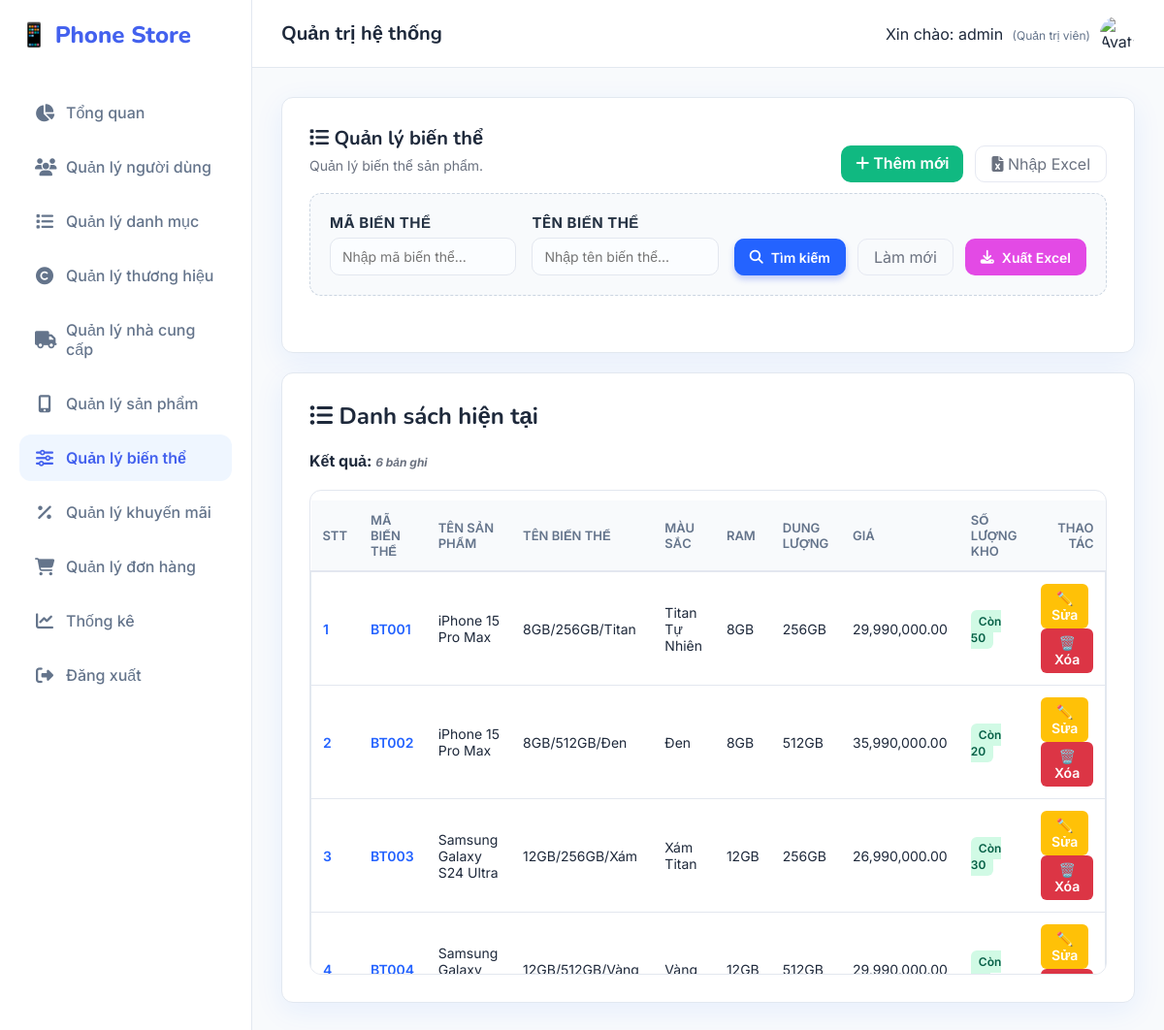
The app's page /BienThe/danhsach (signed in) with its own data.
### tables this page shows
CREATE TABLE `bien_the` (
  `ma_bien_the` varchar(20) NOT NULL,
  `ma_san_pham` varchar(20) NOT NULL,
  `ten_bien_the` varchar(55) DEFAULT NULL,
  `mau_sac` varchar(50) DEFAULT NULL,
  `ram` varchar(50) DEFAULT NULL,
  `dung_luong` varchar(50) DEFAULT NULL,
  `gia` decimal(15,2) DEFAULT NULL,
  `so_luong_kho` int(11) DEFAULT 0
);

CREATE TABLE `san_pham` (
  `ma_san_pham` varchar(20) NOT NULL,
  `ten_san_pham` varchar(255) NOT NULL,
  `img_hinh_anh` text DEFAULT NULL,
  `ma_danh_muc` varchar(20) DEFAULT NULL,
  `ma_thuong_hieu` varchar(20) DEFAULT NULL,
  `ma_nha_cung_cap` varchar(20) DEFAULT NULL,
  `ngay_tao` datetime DEFAULT current_timestamp()
);

### MVC/Core/controller.php (called while the page is built, shortened)
<?php
class controller
{
    public function model($model)
    {
        return new $model;
    }
    public function view($view, $data = [])
    {
        include_once __DIR__ . '/../Views/' . $view . '.php';
    }
}

### MVC/Controllers/BienThe.php (called while the page is built, shortened)
<?php
class BienThe extends controller
{
    private $bt;
    function __construct()
    {
        $this->bt = $this->model("BienThe_m");
    }
    function danhsach()
    {
        $result = $this->bt->BienThe_getAll();
        $this->view('Master', [
            'page' => 'danhsachbienthe_v',
            'dulieu' => $result
        ]);
    }
}

### MVC/Core/app.php (called while the page is built, shortened)
<?php
class app
{
    protected $action = "Get_data";
    function __construct()
    {
        $arr = $this->processURL();
        if ($arr != null) {
            if (file_exists(__DIR__ . '/../Controllers/' . $arr[0] . '.php')) {
                unset($arr[0]);
            }
        }
        $this->controller = new $this->controller;
        if (isset($arr[1])) {
            if (method_exists($this->controller, $arr[1])) {
                $this->action = $arr[1];
                unset($arr[1]);
            }
        }
        $this->param = $arr ? array_values($arr) : [];
        call_user_func_array([$this->controller, $this->action], $this->param);
    }
    function processURL()
    {
        if (isset($_GET['url'])) {
            return explode('/', filter_var(trim($_GET['url']), FILTER_DEFAULT));
        }
    }
}

### index.php (called while the page is built, shortened)
<?php
    $myapp = new app();
?>

### MVC/Core/connectDB.php (called while the page is built, shortened)
<?php
class connectDB
{
    function __construct()
    {
        $this->con = mysqli_connect('localhost', 'root', '', 'phone_store_v2');
    }
}

### MVC/Models/BienThe_m.php (called while the page is built, shortened)
<?php
class BienThe_m extends connectDB
{
    function BienThe_getAll()
    {
        $sql = "SELECT bt.*, sp.ten_san_pham
                FROM bien_the bt
                LEFT JOIN san_pham sp ON bt.ma_san_pham = sp.ma_san_pham
                ORDER BY LENGTH(bt.ma_bien_the), bt.ma_bien_the";
        return mysqli_query($this->con, $sql);
    }
}

### MVC/Views/Pages/Danhsachbienthe_v.php (the view, shortened to what this page needs)
<!DOCTYPE html>
<html lang="vi">
<body>
    <div class="card">
        <div class="actions-top">
            <div>
                <h1><i class="fa-solid fa-list"></i> Quản lý biến thể</h1>
                <p class="lead">Quản lý biến thể sản phẩm.</p>
            </div>
            <div class="actions">
                <a href="http://localhost/BanHang/BienThe/themmoi" class="btn-create"><i class="fa-solid fa-plus"></i>
                    Thêm mới</a>
                <a href="http://localhost/BanHang/BienThe/import_form" class="btn-ghost"><i
                        class="fa-solid fa-file-excel"></i> Nhập
                    Excel</a>
            </div>
        </div>
        <form method="post" action="http://localhost/BanHang/BienThe/Timkiem" class="form-search"
            style="margin-bottom:30px;border:1px dashed #cbd5e1;padding:20px;border-radius:12px;background:#f8fafc">
            <div class="search-fields">
                <div>
                    <label for="searchId">Mã biến thể</label>
                    <input type="text" id="searchId" name="txtMaBienThe" placeholder="Nhập mã biến thể..."
                        value="<?php echo isset($data['mabienthe']) ? htmlspecialchars($data['mabienthe']) : ''; ?>" />
                </div>
                <div>
                    <label for="searchName">Tên biến thể</label>
                    <input type="text" id="searchName" name="txtTenBienThe" placeholder="Nhập tên biến thể..."
                        value="<?php echo isset($data['tenbienthe']) ? htmlspecialchars($data['tenbienthe']) : ''; ?>" />
                </div>
            </div>
            <div class="actions" style="margin-top:0;">
                <button type="submit" class="btn-primary" name="btnTim"><i class="fa-solid fa-search"></i> Tìm
                    kiếm</button>
                <a href="http://localhost/BanHang/BienThe/danhsach" class="btn-ghost">Làm mới</a>
                <button type="submit" name="btnXuatexcel" class="btn-excel">
                    <i class="fa-solid fa-solid fa-download"></i> Xuất Excel
                </button>
            </div>
        </form>
    </div>
    <div class="card">
        <h2><i class="fa-solid fa-list-ul"></i> Danh sách hiện tại</h2>
        <?php
        if (isset($data['dulieu'])) {
            if (is_object($data['dulieu'])) {
                $count = mysqli_num_rows($data['dulieu']);
                mysqli_data_seek($data['dulieu'], 0);
            } else {
                $count = 0;
            }
        ?>
        <div style="margin:10px 0">
            <strong>Kết quả: <span id="resultCount" class="hint"></span></strong>
        </div>
        <div class="table-container">
            <table>
                <thead>
                    <tr>
                        <th>STT</th>
                        <th>Mã biến thể</th>
                        <th>Tên sản phẩm</th>
                        <th>Tên biến thể</th>
                        <th>Màu sắc</th>
                        <th>Ram</th>
                        <th>Dung lượng</th>
                        <th>Giá</th>
                        <th>Số lượng kho</th>
                        <th style="text-align:right">Thao tác</th>
                    </tr>
                </thead>
                <tbody id="dmBody">
                    <?php
                        if ($count > 0) {
                            $serial = 1;
                            while ($row = mysqli_fetch_array($data['dulieu'])) {
                        ?>
                    <tr>
                        <td><span style="font-weight:600;color:var(--accent)"><?php echo $serial++; ?></span>
                        </td>
                        <td><span
                                style="font-weight:600;color:var(--accent)"><?php echo htmlspecialchars($row['ma_bien_the']) ?></span>
                        </td>
                        <td><?php echo htmlspecialchars($row['ten_san_pham']) ?></td>
                        <td><?php echo htmlspecialchars($row['ten_bien_the']) ?></td>
                        <td><?php echo htmlspecialchars($row['mau_sac']) ?></td>
                        <td><?php echo htmlspecialchars($row['ram']) ?></td>
                        <td><?php echo htmlspecialchars($row['dung_luong']) ?></td>
                        <td><?php echo number_format($row['gia'], 2) ?></td>
                        <td>
                            <?php if (isset($row['so_luong_kho']) && $row['so_luong_kho'] > 0): ?>
                            <span
                                style="background:#d1fae5;color:#065f46;padding:4px 8px;border-radius:6px;font-size:12px;font-weight:600">
                                Còn
                                <?php echo htmlspecialchars(isset($row['so_luong_kho']) ? $row['so_luong_kho'] : 'N/A'); ?>
                            </span>
                            <?php endif; ?>
                        </td>
                        <td style="text-align:right">
                            <a href="http://localhost/BanHang/BienThe/sua/<?php echo urlencode($row['ma_bien_the']) ?>"><button
                                    class="btn-edit">✏️
                                    Sửa</button></a>
                            <a href="http://localhost/BanHang/BienThe/xoa/<?php echo urlencode($row['ma_bien_the']) ?>"
                                onclick="return confirm('Bạn có chắc chắn muốn xoá không?')"><button
                                    class="btn-delete">🗑️
                                    Xóa</button></a>
                        </td>
                    </tr>
                    <?php }
                        } ?>
                </tbody>
            </table>
        </div>
        <?php } ?>
    </div>
</body>
</html>

### Public/Css/style.css (style rules this page uses)
:root { --primary: #4361ee; --primary-dark: #3a0ca3; --secondary: #4cc9f0; --accent: #f72585; --success: #10b981; --warning: #f59e0b; --danger: #ef4444; --dark: #1e293b; --light: #f8fafc; --white: #ffffff; --gray: #64748b; --border: #e2e8f0; --shadow: 0 10px 15px -3px rgba(0, 0, 0, 0.1), 0 4px 6px -2px rgba(0, 0, 0, 0.05); --radius: 16px; --sidebar-width: 260px; }
* { margin: 0; padding: 0; box-sizing: border-box; font-family: "Inter", sans-serif; }
body { background-color: var(--light); color: var(--dark); height: 100vh; overflow: hidden; }
a { text-decoration: none; transition: 0.3s; }
.card { background: var(--white); border-radius: var(--radius); padding: 30px; box-shadow: var(--shadow); border: 1px solid var(--border); margin-bottom: 30px; }
h1, h2 { color: var(--dark); margin-bottom: 20px; font-family: "Nunito", sans-serif; }
p.lead { color: var(--gray); margin-bottom: 25px; font-size: 15px; }
form { display: grid; grid-template-columns: repeat(2, 1fr); gap: 24px; }
label { font-size: 13px; font-weight: 600; color: var(--gray); margin-bottom: 8px; display: block; text-transform: uppercase; letter-spacing: 0.5px; }
input, select, textarea { width: 100%; padding: 12px 16px; border: 1px solid var(--border); border-radius: 10px; font-size: 15px; background: #f9fafb; transition: 0.2s; }
.actions { margin-top: 10px; display: flex; gap: 12px; justify-content: flex-end; grid-column: 1 / -1; }
button, .btn { padding: 10px 20px; border-radius: 10px; font-weight: 600; font-size: 14px; cursor: pointer; border: none; display: inline-flex; align-items: center; gap: 8px; transition: 0.2s; text-decoration: none; }
.btn-primary { background: var(--primary); color: #fff; box-shadow: 0 4px 6px rgba(67, 97, 238, 0.3); }
.btn-ghost { background: transparent; border: 1px solid var(--border); color: var(--gray); }
table { width: 100%; border-collapse: separate; border-spacing: 0 8px; margin-top: 10px; }
th { text-align: left; padding: 12px 16px; color: var(--gray); font-size: 13px; font-weight: 600; text-transform: uppercase; }
td { background: #fff; padding: 16px; border-top: 1px solid var(--border); border-bottom: 1px solid var(--border); font-size: 14px; color: var(--dark); }
td:first-child { border-left: 1px solid var(--border); border-top-left-radius: 12px; border-bottom-left-radius: 12px; }
td:last-child { border-right: 1px solid var(--border); border-top-right-radius: 12px; border-bottom-right-radius: 12px; }
.hint { font-size: 13px; color: var(--gray); margin-top: 10px; font-style: italic; }

### records on screen
bien_the: ma_bien_the "BT001", ma_san_pham.ten_san_pham "iPhone 15 Pro Max", ten_bien_the "8GB/256GB/Titan", mau_sac "Titan Tự Nhiên", ram "8GB", dung_luong "256GB", gia "29,990,000.00", so_luong_kho "50"
bien_the: ma_bien_the "BT002", ma_san_pham.ten_san_pham "iPhone 15 Pro Max", ten_bien_the "8GB/512GB/Đen", mau_sac "Đen", ram "8GB", dung_luong "512GB", gia "35,990,000.00", so_luong_kho "20"
bien_the: ma_bien_the "BT003", ma_san_pham.ten_san_pham "Samsung Galaxy S24 Ultra", ten_bien_the "12GB/256GB/Xám", mau_sac "Xám Titan", ram "12GB", dung_luong "256GB", gia "26,990,000.00", so_luong_kho "30"
bien_the: ma_bien_the "BT004", ma_san_pham.ten_san_pham "Samsung Galaxy…", ten_bien_the "12GB/512GB/Vàng", mau_sac "Vàng", ram "12GB", dung_luong "512GB", gia "29,990,000.00"

### other values on screen
$_SESSION['user_name'] "admin"
